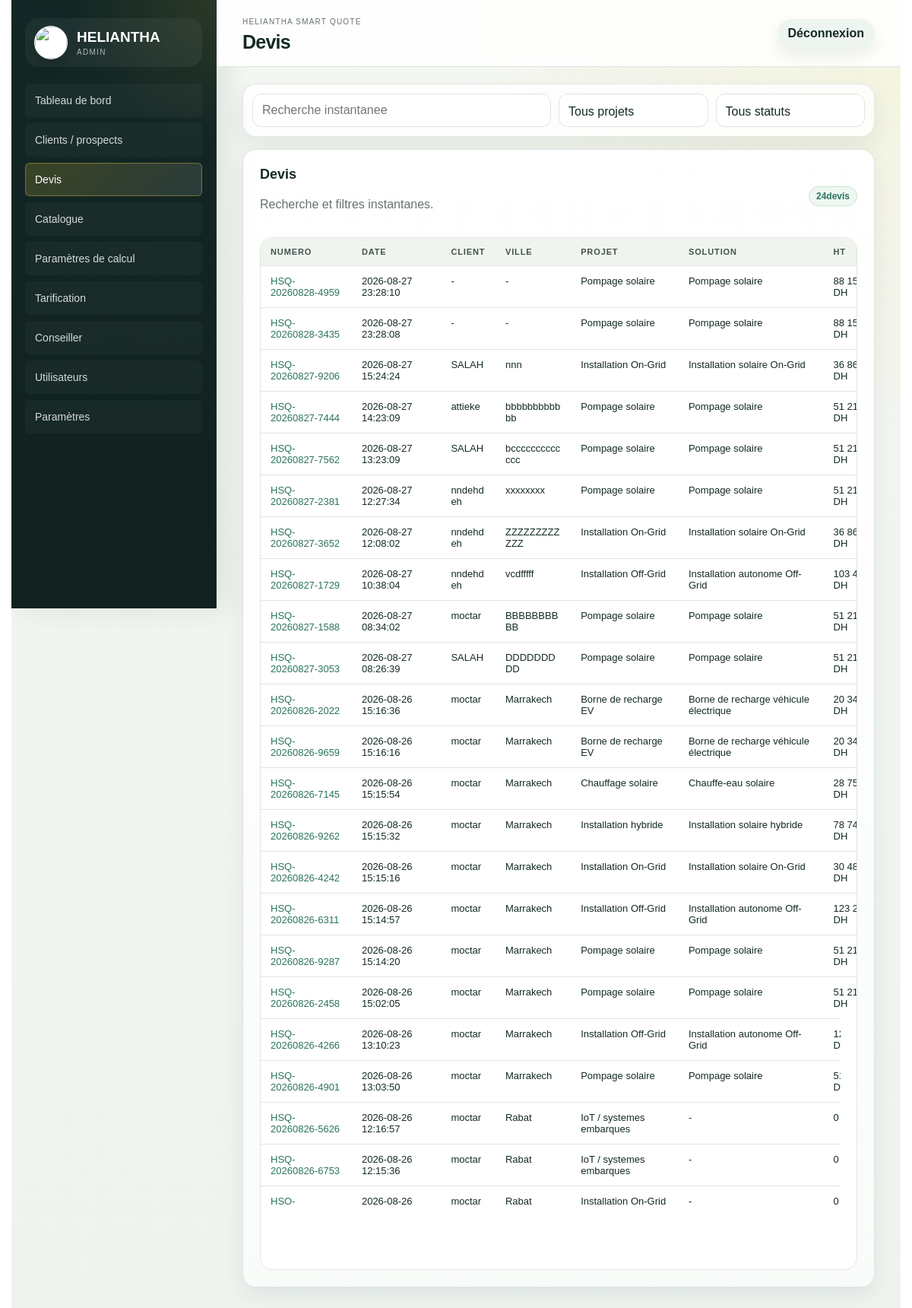
/admin/devis (signed in), run on the app's committed database.
### tables this page shows
CREATE TABLE quote_requests (
    id INTEGER PRIMARY KEY AUTOINCREMENT,
    quote_number TEXT NOT NULL UNIQUE,
    project TEXT NOT NULL,
    customer_name TEXT,
    phone TEXT,
    email TEXT,
    location TEXT,
    request_json TEXT NOT NULL,
    result_json TEXT NOT NULL,
    status TEXT NOT NULL DEFAULT 'Nouveau',
    created_at TEXT NOT NULL DEFAULT CURRENT_TIMESTAMP
, company TEXT, city TEXT, solution_name TEXT, amount_ht REAL, amount_ttc REAL, confidence INTEGER, reliability_json TEXT, calculation_detail_json TEXT, financial_breakdown_json TEXT, selected_equipment_json TEXT, calculator_versions_json TEXT, technical_parameters_json TEXT, quote_snapshot_json TEXT, technical_reference_json TEXT, updated_at TEXT, bom_json TEXT, technical_configuration_json TEXT, compatibility_json TEXT, product_selections_json TEXT, selected_offer_level TEXT);

### app/routes.py (the view)
@bp.get("/admin/devis")
def admin_quotes():
    quotes = list_quotes()
    return render_template(
        "admin/quotes.html",
        quotes=quotes,
        project_labels=PROJECT_LABELS,
        public_projects=PUBLIC_PROJECTS,
        statuses=QUOTE_STATUSES,
        filters=request.args,
    )

### app/db.py (called while the page is built)
def get_db():
    if "db" not in g:
        g.db = sqlite3.connect(current_app.config["DATABASE"])
        g.db.row_factory = sqlite3.Row
    return g.db

def ensure_schema(db=None):
    db = db or get_db()
    db.executescript(SCHEMA)
    _migrate_quote_requests(db)
    _migrate_products(db)
    _migrate_calculation_parameters(db)
    _migrate_public_tracking(db)
    _migrate_users(db)
    _migrate_advisor(db)
    _seed_defaults(db)
    db.commit()

def _migrate_quote_requests(db):
    existing = {row["name"] for row in db.execute("PRAGMA table_info(quote_requests)").fetchall()}
    for column, column_type in QUOTE_COLUMNS.items():
        if column not in existing:
            db.execute(f"ALTER TABLE quote_requests ADD COLUMN {column} {column_type}")

def _migrate_products(db):
    existing = {row["name"] for row in db.execute("PRAGMA table_info(products)").fetchall()}
    for column, column_type in PRODUCT_COLUMNS.items():
        if column not in existing:
            db.execute(f"ALTER TABLE products ADD COLUMN {column} {column_type}")
    db.execute(
        """CREATE INDEX IF NOT EXISTS idx_products_catalog_lookup
        ON products(active, category, brand, stock, priority)"""
    )

def _migrate_calculation_parameters(db):
    existing = {row["name"] for row in db.execute("PRAGMA table_info(calculation_parameters)").fetchall()}
    for column, column_type in CALCULATION_PARAMETER_COLUMNS.items():
        if column not in existing:
            db.execute(f"ALTER TABLE calculation_parameters ADD COLUMN {column} {column_type}")

def _migrate_public_tracking(db):
    db.execute(
        """CREATE INDEX IF NOT EXISTS idx_visit_requests_quote
        ON visit_requests(quote_id, created_at DESC)"""
    )
    db.execute(
        """CREATE INDEX IF NOT EXISTS idx_quote_client_events_quote
        ON quote_client_events(quote_id, created_at DESC)"""
    )

def dumps(value):
    return json.dumps(value, ensure_ascii=False)

### app/routes.py (called while the page is built)
@bp.before_app_request
def protect_admin():
    if not request.path.startswith("/admin"):
        return None
    if request.endpoint in {"main.admin_login"}:
        return None
    if session.get("admin_user"):
        return None
    return redirect(url_for("main.admin_login", next=request.full_path))

### templates/admin/quotes.html (shortened to what this page needs)
{% extends "admin/base.html" %}
{% block page_title %}Devis{% endblock %}
{% block content %}
<form class="filters quote-filters quote-filter-panel" method="get" data-live-quote-filters>
  <input name="q" value="{{ filters.get('q', '') }}" placeholder="Recherche instantanee">
  <select name="project" aria-label="Projet">
    <option value="">Tous projets</option>
  </select>
  <select name="status" aria-label="Statut">
    <option value="">Tous statuts</option>
  </select>
</form>
<section class="panel quotes-panel">
  <div class="panel-head">
    <div>
      <h2>Devis</h2>
      <p class="muted">Recherche et filtres instantanes.</p>
    </div>
    <span class="status"><span data-live-quote-count>{{ quotes|length }}</span> devis</span>
  </div>
  <div class="table-wrap quotes-table-wrap">
    <table>
      <thead>
        <tr>
          <th>Numero</th>
          <th>Date</th>
          <th>Client</th>
          <th>Ville</th>
          <th>Projet</th>
          <th>Solution</th>
          <th>HT</th>
        </tr>
      </thead>
      <tbody>
        {% for q in quotes %}
        <tr
          data-quote-row
          data-project="{{ q.project or '' }}"
          data-status="{{ q.status or '' }}"
          data-search="{{ [q.quote_number, q.customer_name, q.phone, q.email, q.location, q.city, project_labels.get(q.project, q.project), q.solution_name, q.status]|select|join(' ')|lower }}"
        >
          <td><a href="{{ url_for('main.admin_quote_detail', quote_id=q.id) }}">{{ q.quote_number }}</a></td>
          <td>{{ q.created_at }}</td>
          <td>{{ q.customer_name or "-" }}</td>
          <td>{{ q.location or q.city or "-" }}</td>
          <td>{{ project_labels.get(q.project, q.project) }}</td>
          <td>{{ q.solution_name or "-" }}</td>
          <td>{{ "{:,.0f}".format(q.amount_ht or 0).replace(",", " ") }} DH</td>
        </tr>
        {% else %}
        <tr data-quote-empty><td colspan="8">Aucun devis trouve.</td></tr>
        {% endfor %}
      </tbody>
    </table>
  </div>
</section>
{% endblock %}

### templates/admin/base.html (shortened to what this page needs)
<!doctype html>
<html lang="fr">
<head>
  <link rel="stylesheet" href="{{ url_for('static', filename='css/admin.css') }}?v=20260828-1">
</head>
<body class="admin-app">
  <aside class="admin-sidebar" id="admin-sidebar">
    <a class="admin-brand" href="{{ url_for('main.admin_dashboard') }}">
      <span class="admin-mark" aria-hidden="true"><img class="admin-logo" src="{{ url_for('main.brand_image') }}" alt=""></span>
      <div><b>HELIANTHA</b><small>ADMIN</small></div>
    </a>
    <nav>
      <a class="admin-nav-link{% if request.endpoint == 'main.admin_dashboard' %} active{% endif %}" href="{{ url_for('main.admin_dashboard') }}">Tableau de bord</a>
      <a class="admin-nav-link{% if request.endpoint == 'main.admin_prospects' %} active{% endif %}" href="{{ url_for('main.admin_prospects') }}">Clients / prospects</a>
      <a class="admin-nav-link{% if request.endpoint == 'main.admin_quotes' %} active{% endif %}" href="{{ url_for('main.admin_quotes') }}">Devis</a>
      <a class="admin-nav-link{% if request.endpoint == 'main.admin_catalog' %} active{% endif %}" href="{{ url_for('main.admin_catalog') }}">Catalogue</a>
      <a class="admin-nav-link{% if request.endpoint == 'main.admin_calculation_parameters' %} active{% endif %}" href="{{ url_for('main.admin_calculation_parameters') }}">Paramètres de calcul</a>
      <a class="admin-nav-link{% if request.endpoint == 'main.admin_pricing' %} active{% endif %}" href="{{ url_for('main.admin_pricing') }}">Tarification</a>
      <a class="admin-nav-link{% if request.endpoint == 'main.admin_advisor' %} active{% endif %}" href="{{ url_for('main.admin_advisor') }}">Conseiller</a>
      <a class="admin-nav-link{% if request.endpoint == 'main.admin_users' %} active{% endif %}" href="{{ url_for('main.admin_users') }}">Utilisateurs</a>
      <a class="admin-nav-link{% if request.endpoint == 'main.admin_settings' %} active{% endif %}" href="{{ url_for('main.admin_settings') }}">Paramètres</a>
    </nav>
  </aside>
  <div class="admin-main">
    <header class="admin-topbar">
      <div>
        <small>HELIANTHA Smart Quote</small>
        <h1>{% block page_title %}Administration{% endblock %}</h1>
      </div>
      <form method="post" action="{{ url_for('main.admin_logout') }}">
        <button class="ghost-button" type="submit">Déconnexion</button>
      </form>
    </header>
    <main class="admin-content">
      {% block content %}{% endblock %}
    </main>
  </div>
</body>
</html>

### data on the page
quote_requests: quote_number "HSQ-20260828-4959", created_at "2026-08-27 23:28:10", customer_name "-", location+city "-", get "Pompage solaire", solution_name "Pompage solaire", amount_ht "88…"
quote_requests: quote_number "HSQ-20260828-3435", created_at "2026-08-27 23:28:08", customer_name "-", location+city "-", get "Pompage solaire", solution_name "Pompage solaire", amount_ht "88…"
quote_requests: quote_number "HSQ-20260827-9206", created_at "2026-08-27 15:24:24", customer_name "SALAH", location "nnn", get "Installation On-Grid", solution_name "Installation solaire On-Grid", amount_ht "36…"
quote_requests: quote_number "HSQ-20260827-7444", created_at "2026-08-27 14:23:09", customer_name "attieke", location "bbbbbbbbbbbb", get "Pompage solaire", solution_name "Pompage solaire", amount_ht "51…"
quote_requests: quote_number "HSQ-20260827-7562", created_at "2026-08-27 13:23:09", customer_name "SALAH", location "bccccccccccccc", get "Pompage solaire", solution_name "Pompage solaire", amount_ht "51…"
quote_requests: quote_number "HSQ-20260827-2381", created_at "2026-08-27 12:27:34", customer_name "nndehdeh", location "xxxxxxxx", get "Pompage solaire", solution_name "Pompage solaire", amount_ht "51…"
quote_requests: quote_number "HSQ-20260827-3652", created_at "2026-08-27 12:08:02", customer_name "nndehdeh", location "ZZZZZZZZZZZZ", get "Installation On-Grid", solution_name "Installation solaire On-Grid", amount_ht "36…"
quote_requests: quote_number "HSQ-20260827-1729", created_at "2026-08-27 10:38:04", customer_name "nndehdeh", location "vcdfffff", get "Installation Off-Grid", solution_name "Installation autonome Off-Grid", amount_ht "103…"
quote_requests: quote_number "HSQ-20260827-1588", created_at "2026-08-27 08:34:02", customer_name "moctar", location "BBBBBBBBBB", get "Pompage solaire", solution_name "Pompage solaire", amount_ht "51…"
quote_requests: quote_number "HSQ-20260827-3053", created_at "2026-08-27 08:26:39", customer_name "SALAH", location "DDDDDDDDD", get "Pompage solaire", solution_name "Pompage solaire", amount_ht "51…"
quote_requests: quote_number "HSQ-20260826-2022", created_at "2026-08-26 15:16:36", customer_name "moctar", location "Marrakech", get "Borne de recharge EV", solution_name "Borne de recharge véhicule électrique", amount_ht "20…"
quote_requests: quote_number "HSQ-20260826-9659", created_at "2026-08-26 15:16:16", customer_name "moctar", location "Marrakech", get "Borne de recharge EV", solution_name "Borne de recharge véhicule électrique", amount_ht "20…"
quote_requests: quote_number "HSQ-20260826-7145", created_at "2026-08-26 15:15:54", customer_name "moctar", location "Marrakech", get "Chauffage solaire", solution_name "Chauffe-eau solaire", amount_ht "28…"
quote_requests: quote_number "HSQ-20260826-9262", created_at "2026-08-26 15:15:32", customer_name "moctar", location "Marrakech", get "Installation hybride", solution_name "Installation solaire hybride", amount_ht "78…"
quote_requests: quote_number "HSQ-20260826-4242", created_at "2026-08-26 15:15:16", customer_name "moctar", location "Marrakech", get "Installation On-Grid", solution_name "Installation solaire On-Grid", amount_ht "30…"
quote_requests: quote_number "HSQ-20260826-6311", created_at "2026-08-26 15:14:57", customer_name "moctar", location "Marrakech", get "Installation Off-Grid", solution_name "Installation autonome Off-Grid", amount_ht "123…"
quote_requests: quote_number "HSQ-20260826-9287", created_at "2026-08-26 15:14:20", customer_name "moctar", location "Marrakech", get "Pompage solaire", solution_name "Pompage solaire", amount_ht "51…"
quote_requests: quote_number "HSQ-20260826-2458", created_at "2026-08-26 15:02:05", customer_name "moctar", location "Marrakech", get "Pompage solaire", solution_name "Pompage solaire", amount_ht "51…"
quote_requests: quote_number "HSQ-20260826-4266", created_at "2026-08-26 13:10:23", customer_name "moctar", location "Marrakech", get "Installation Off-Grid", solution_name "Installation autonome Off-Grid", amount_ht "123…"
quote_requests: quote_number "HSQ-20260826-4901", created_at "2026-08-26 13:03:50", customer_name "moctar", location "Marrakech", get "Pompage solaire", solution_name "Pompage solaire", amount_ht "51…"
quote_requests: quote_number "HSQ-20260826-5626", created_at "2026-08-26 12:16:57", customer_name "moctar", location "Rabat", get "IoT / systemes embarques", solution_name "-", amount_ht "0"
quote_requests: quote_number "HSQ-20260826-6753", created_at "2026-08-26 12:15:36", customer_name "moctar", location "Rabat", get "IoT / systemes embarques", solution_name "-", amount_ht "0"
quote_requests: quote_number "HSQ-20260826-8059", created_at "2026-08-26 12:07:44", customer_name "moctar", location "Rabat", get "Installation On-Grid", solution_name "-", amount_ht "0"

### other printed values
{{ quotes|length }} "24"
